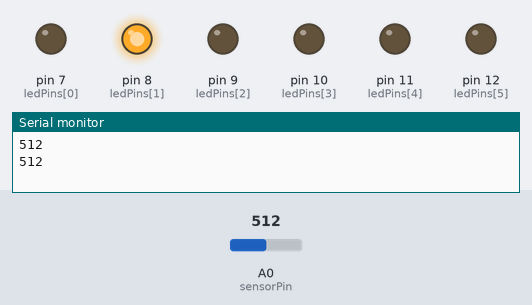
This sketch was run on a simulated Arduino Uno, built with avr-gcc and run on an emulated ATmega328P. Shown: output pins drawn as LEDs (lit = HIGH), the last lines printed to the serial monitor. Dashed ring = blinking. The test bench sets the inputs (shaded band); at power-on: A0 (sensorPin) = 512.

Above: at 3.8 s.
3.9 s: A0 (sensorPin) set to 0
At 6.5 s:
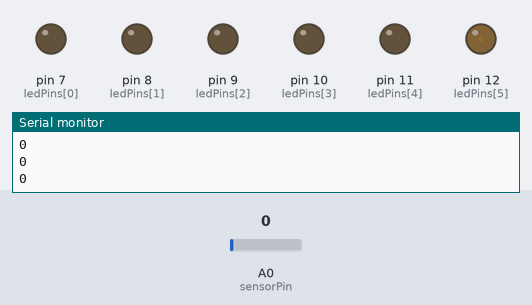
7.9 s: A0 (sensorPin) set to 122
At 8.09 s:
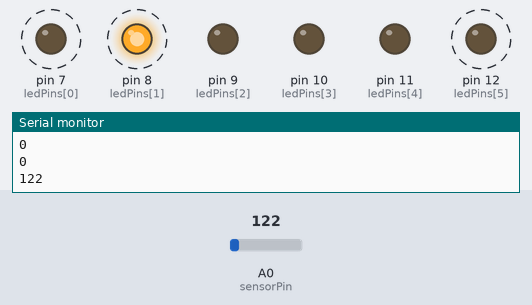
11.9 s: A0 (sensorPin) set to 306
At 12.45 s:
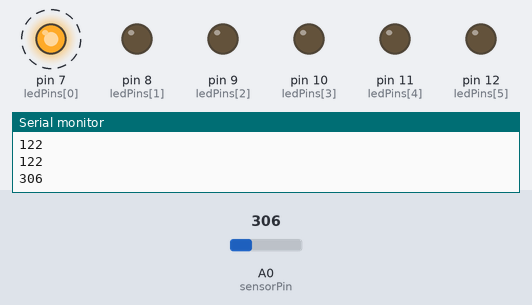
Timing chart, 0 to 21.9 s (numbered marks = the images above; inputs shaded):
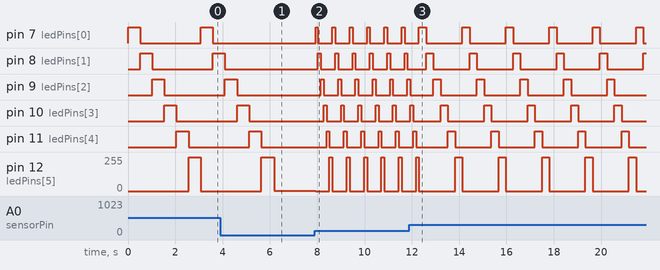

Measured:
- after the input at 3.9 s, pin 7 (ledPins[0]): stays LOW (without the input it goes to HIGH after 2.2 s); pin 8 (ledPins[1]): goes on until 4.1 s, then stays LOW; pin 9 (ledPins[2]): goes on until 4.6 s, then stays LOW
- after the input at 7.9 s, pin 7 (ledPins[0]): alternates HIGH for 0.12 s and LOW for 0.61 s, starting after 0.05 s; pin 8 (ledPins[1]): alternates HIGH for 0.12 s and LOW for 0.61 s, starting after 0.13 s
- after the input at 11.9 s, pin 7 (ledPins[0]), pin 8 (ledPins[1]): alternates HIGH for 0.31 s and LOW for 1.5 s, starting after 0.71 s
- by itself, pin 7 (ledPins[0]): alternates HIGH for 0.51 s and LOW for 2.6 s

The sketch:

blinking_an_array_with_pot_sketch_feb18b.ino
```cpp
int ledPins[] = { 7,8,9,10,11,12 };//an array of pin ubers
int pinCount = 6;// number of pins unsed in array

int sensorPin = A0;//declare sensro pin for potentiometer
int sensorValue = 0;


void setup() {
  //initialize seriall communication
  Serial.begin(9600);

  //use the for loop to init. ea pin as output
  for (int thisPin = 0; thisPin < pinCount; thisPin++) {
    //note local variable thisPin
    pinMode(ledPins[thisPin], OUTPUT);//set all pins to array value as output
  }
}

void loop() {
  sensorValue = analogRead(sensorPin);
  Serial.println(sensorValue);
  //loop from the lowest pin to highest
  for (int thisPin = 0; thisPin < pinCount; thisPin ++) {
    //note local variable thisPin declared again
  //begin loopin thru pins
  //turn pins on
    digitalWrite(ledPins[thisPin], HIGH);
    delay(sensorValue);
    //turn pins off
    digitalWrite(ledPins[thisPin], LOW);
  }
}
```
